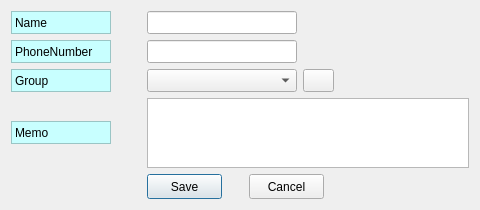
<?xml version="1.0" encoding="UTF-8"?>
<ui version="4.0">
 <class>AddressAddDialog</class>
 <widget class="QDialog" name="AddressAddDialog">
  <property name="geometry">
   <rect>
    <x>0</x>
    <y>0</y>
    <width>480</width>
    <height>210</height>
   </rect>
  </property>
  <property name="minimumSize">
   <size>
    <width>480</width>
    <height>210</height>
   </size>
  </property>
  <property name="maximumSize">
   <size>
    <width>480</width>
    <height>210</height>
   </size>
  </property>
  <property name="windowTitle">
   <string>AddressAdd</string>
  </property>
  <property name="windowIcon">
   <iconset resource="addressmanagement.qrc">
    <normaloff>:/img/add.png</normaloff>:/img/add.png</iconset>
  </property>
  <layout class="QGridLayout" name="gridLayout">
   <item row="2" column="1" colspan="3">
    <widget class="QComboBox" name="comboBox_Group">
     <property name="minimumSize">
      <size>
       <width>150</width>
       <height>23</height>
      </size>
     </property>
     <property name="maximumSize">
      <size>
       <width>150</width>
       <height>23</height>
      </size>
     </property>
    </widget>
   </item>
   <item row="1" column="1" colspan="3">
    <widget class="QLineEdit" name="lineEdit_PhoneNumber">
     <property name="minimumSize">
      <size>
       <width>150</width>
       <height>23</height>
      </size>
     </property>
     <property name="maximumSize">
      <size>
       <width>150</width>
       <height>23</height>
      </size>
     </property>
    </widget>
   </item>
   <item row="0" column="0">
    <widget class="QLabel" name="label">
     <property name="minimumSize">
      <size>
       <width>100</width>
       <height>23</height>
      </size>
     </property>
     <property name="maximumSize">
      <size>
       <width>100</width>
       <height>23</height>
      </size>
     </property>
     <property name="palette">
      <palette>
       <active>
        <colorrole role="Base">
         <brush brushstyle="SolidPattern">
          <color alpha="255">
           <red>255</red>
           <green>255</green>
           <blue>255</blue>
          </color>
         </brush>
        </colorrole>
        <colorrole role="Window">
         <brush brushstyle="SolidPattern">
          <color alpha="255">
           <red>200</red>
           <green>255</green>
           <blue>255</blue>
          </color>
         </brush>
        </colorrole>
       </active>
       <inactive>
        <colorrole role="Base">
         <brush brushstyle="SolidPattern">
          <color alpha="255">
           <red>255</red>
           <green>255</green>
           <blue>255</blue>
          </color>
         </brush>
        </colorrole>
        <colorrole role="Window">
         <brush brushstyle="SolidPattern">
          <color alpha="255">
           <red>200</red>
           <green>255</green>
           <blue>255</blue>
          </color>
         </brush>
        </colorrole>
       </inactive>
       <disabled>
        <colorrole role="Base">
         <brush brushstyle="SolidPattern">
          <color alpha="255">
           <red>200</red>
           <green>255</green>
           <blue>255</blue>
          </color>
         </brush>
        </colorrole>
        <colorrole role="Window">
         <brush brushstyle="SolidPattern">
          <color alpha="255">
           <red>200</red>
           <green>255</green>
           <blue>255</blue>
          </color>
         </brush>
        </colorrole>
       </disabled>
      </palette>
     </property>
     <property name="autoFillBackground">
      <bool>true</bool>
     </property>
     <property name="frameShape">
      <enum>QFrame::StyledPanel</enum>
     </property>
     <property name="text">
      <string>Name</string>
     </property>
    </widget>
   </item>
   <item row="2" column="0">
    <widget class="QLabel" name="label_8">
     <property name="minimumSize">
      <size>
       <width>100</width>
       <height>23</height>
      </size>
     </property>
     <property name="maximumSize">
      <size>
       <width>100</width>
       <height>23</height>
      </size>
     </property>
     <property name="palette">
      <palette>
       <active>
        <colorrole role="Base">
         <brush brushstyle="SolidPattern">
          <color alpha="255">
           <red>255</red>
           <green>255</green>
           <blue>255</blue>
          </color>
         </brush>
        </colorrole>
        <colorrole role="Window">
         <brush brushstyle="SolidPattern">
          <color alpha="255">
           <red>200</red>
           <green>255</green>
           <blue>255</blue>
          </color>
         </brush>
        </colorrole>
       </active>
       <inactive>
        <colorrole role="Base">
         <brush brushstyle="SolidPattern">
          <color alpha="255">
           <red>255</red>
           <green>255</green>
           <blue>255</blue>
          </color>
         </brush>
        </colorrole>
        <colorrole role="Window">
         <brush brushstyle="SolidPattern">
          <color alpha="255">
           <red>200</red>
           <green>255</green>
           <blue>255</blue>
          </color>
         </brush>
        </colorrole>
       </inactive>
       <disabled>
        <colorrole role="Base">
         <brush brushstyle="SolidPattern">
          <color alpha="255">
           <red>200</red>
           <green>255</green>
           <blue>255</blue>
          </color>
         </brush>
        </colorrole>
        <colorrole role="Window">
         <brush brushstyle="SolidPattern">
          <color alpha="255">
           <red>200</red>
           <green>255</green>
           <blue>255</blue>
          </color>
         </brush>
        </colorrole>
       </disabled>
      </palette>
     </property>
     <property name="autoFillBackground">
      <bool>true</bool>
     </property>
     <property name="frameShape">
      <enum>QFrame::StyledPanel</enum>
     </property>
     <property name="text">
      <string>Group</string>
     </property>
    </widget>
   </item>
   <item row="0" column="1" colspan="3">
    <widget class="QLineEdit" name="lineEdit_Name">
     <property name="minimumSize">
      <size>
       <width>150</width>
       <height>23</height>
      </size>
     </property>
     <property name="maximumSize">
      <size>
       <width>150</width>
       <height>23</height>
      </size>
     </property>
    </widget>
   </item>
   <item row="4" column="1" colspan="2">
    <widget class="QPushButton" name="pushButton_Save">
     <property name="minimumSize">
      <size>
       <width>75</width>
       <height>25</height>
      </size>
     </property>
     <property name="maximumSize">
      <size>
       <width>75</width>
       <height>25</height>
      </size>
     </property>
     <property name="text">
      <string>Save</string>
     </property>
     <property name="icon">
      <iconset resource="addressmanagement.qrc">
       <normaloff>:/img/save.png</normaloff>:/img/save.png</iconset>
     </property>
    </widget>
   </item>
   <item row="4" column="3" colspan="2">
    <widget class="QPushButton" name="pushButton_Cancel">
     <property name="minimumSize">
      <size>
       <width>75</width>
       <height>25</height>
      </size>
     </property>
     <property name="maximumSize">
      <size>
       <width>75</width>
       <height>25</height>
      </size>
     </property>
     <property name="text">
      <string>Cancel</string>
     </property>
     <property name="icon">
      <iconset resource="addressmanagement.qrc">
       <normaloff>:/img/cancel.png</normaloff>:/img/cancel.png</iconset>
     </property>
    </widget>
   </item>
   <item row="3" column="1" colspan="5">
    <widget class="QTextEdit" name="textEdit_Memo"/>
   </item>
   <item row="1" column="0">
    <widget class="QLabel" name="label_2">
     <property name="minimumSize">
      <size>
       <width>100</width>
       <height>23</height>
      </size>
     </property>
     <property name="maximumSize">
      <size>
       <width>100</width>
       <height>23</height>
      </size>
     </property>
     <property name="palette">
      <palette>
       <active>
        <colorrole role="Base">
         <brush brushstyle="SolidPattern">
          <color alpha="255">
           <red>255</red>
           <green>255</green>
           <blue>255</blue>
          </color>
         </brush>
        </colorrole>
        <colorrole role="Window">
         <brush brushstyle="SolidPattern">
          <color alpha="255">
           <red>200</red>
           <green>255</green>
           <blue>255</blue>
          </color>
         </brush>
        </colorrole>
       </active>
       <inactive>
        <colorrole role="Base">
         <brush brushstyle="SolidPattern">
          <color alpha="255">
           <red>255</red>
           <green>255</green>
           <blue>255</blue>
          </color>
         </brush>
        </colorrole>
        <colorrole role="Window">
         <brush brushstyle="SolidPattern">
          <color alpha="255">
           <red>200</red>
           <green>255</green>
           <blue>255</blue>
          </color>
         </brush>
        </colorrole>
       </inactive>
       <disabled>
        <colorrole role="Base">
         <brush brushstyle="SolidPattern">
          <color alpha="255">
           <red>200</red>
           <green>255</green>
           <blue>255</blue>
          </color>
         </brush>
        </colorrole>
        <colorrole role="Window">
         <brush brushstyle="SolidPattern">
          <color alpha="255">
           <red>200</red>
           <green>255</green>
           <blue>255</blue>
          </color>
         </brush>
        </colorrole>
       </disabled>
      </palette>
     </property>
     <property name="autoFillBackground">
      <bool>true</bool>
     </property>
     <property name="frameShape">
      <enum>QFrame::StyledPanel</enum>
     </property>
     <property name="text">
      <string>PhoneNumber</string>
     </property>
    </widget>
   </item>
   <item row="3" column="0">
    <widget class="QLabel" name="label_13">
     <property name="minimumSize">
      <size>
       <width>100</width>
       <height>23</height>
      </size>
     </property>
     <property name="maximumSize">
      <size>
       <width>100</width>
       <height>23</height>
      </size>
     </property>
     <property name="palette">
      <palette>
       <active>
        <colorrole role="Base">
         <brush brushstyle="SolidPattern">
          <color alpha="255">
           <red>255</red>
           <green>255</green>
           <blue>255</blue>
          </color>
         </brush>
        </colorrole>
        <colorrole role="Window">
         <brush brushstyle="SolidPattern">
          <color alpha="255">
           <red>200</red>
           <green>255</green>
           <blue>255</blue>
          </color>
         </brush>
        </colorrole>
       </active>
       <inactive>
        <colorrole role="Base">
         <brush brushstyle="SolidPattern">
          <color alpha="255">
           <red>255</red>
           <green>255</green>
           <blue>255</blue>
          </color>
         </brush>
        </colorrole>
        <colorrole role="Window">
         <brush brushstyle="SolidPattern">
          <color alpha="255">
           <red>200</red>
           <green>255</green>
           <blue>255</blue>
          </color>
         </brush>
        </colorrole>
       </inactive>
       <disabled>
        <colorrole role="Base">
         <brush brushstyle="SolidPattern">
          <color alpha="255">
           <red>200</red>
           <green>255</green>
           <blue>255</blue>
          </color>
         </brush>
        </colorrole>
        <colorrole role="Window">
         <brush brushstyle="SolidPattern">
          <color alpha="255">
           <red>200</red>
           <green>255</green>
           <blue>255</blue>
          </color>
         </brush>
        </colorrole>
       </disabled>
      </palette>
     </property>
     <property name="autoFillBackground">
      <bool>true</bool>
     </property>
     <property name="frameShape">
      <enum>QFrame::StyledPanel</enum>
     </property>
     <property name="text">
      <string>Memo</string>
     </property>
    </widget>
   </item>
   <item row="2" column="4">
    <widget class="QPushButton" name="pushButton_GroupAdd">
     <property name="minimumSize">
      <size>
       <width>31</width>
       <height>23</height>
      </size>
     </property>
     <property name="maximumSize">
      <size>
       <width>31</width>
       <height>23</height>
      </size>
     </property>
     <property name="text">
      <string/>
     </property>
     <property name="icon">
      <iconset resource="addressmanagement.qrc">
       <normaloff>:/img/plus.png</normaloff>:/img/plus.png</iconset>
     </property>
    </widget>
   </item>
   <item row="2" column="5">
    <spacer name="horizontalSpacer">
     <property name="orientation">
      <enum>Qt::Horizontal</enum>
     </property>
     <property name="sizeHint" stdset="0">
      <size>
       <width>40</width>
       <height>20</height>
      </size>
     </property>
    </spacer>
   </item>
   <item row="4" column="0">
    <spacer name="horizontalSpacer_2">
     <property name="orientation">
      <enum>Qt::Horizontal</enum>
     </property>
     <property name="sizeHint" stdset="0">
      <size>
       <width>40</width>
       <height>20</height>
      </size>
     </property>
    </spacer>
   </item>
   <item row="4" column="5">
    <spacer name="horizontalSpacer_3">
     <property name="orientation">
      <enum>Qt::Horizontal</enum>
     </property>
     <property name="sizeHint" stdset="0">
      <size>
       <width>40</width>
       <height>20</height>
      </size>
     </property>
    </spacer>
   </item>
  </layout>
 </widget>
 <tabstops>
  <tabstop>lineEdit_Name</tabstop>
  <tabstop>lineEdit_PhoneNumber</tabstop>
  <tabstop>comboBox_Group</tabstop>
  <tabstop>textEdit_Memo</tabstop>
  <tabstop>pushButton_Save</tabstop>
  <tabstop>pushButton_Cancel</tabstop>
  <tabstop>pushButton_GroupAdd</tabstop>
 </tabstops>
 <resources>
  <include location="addressmanagement.qrc"/>
 </resources>
 <connections/>
</ui>
